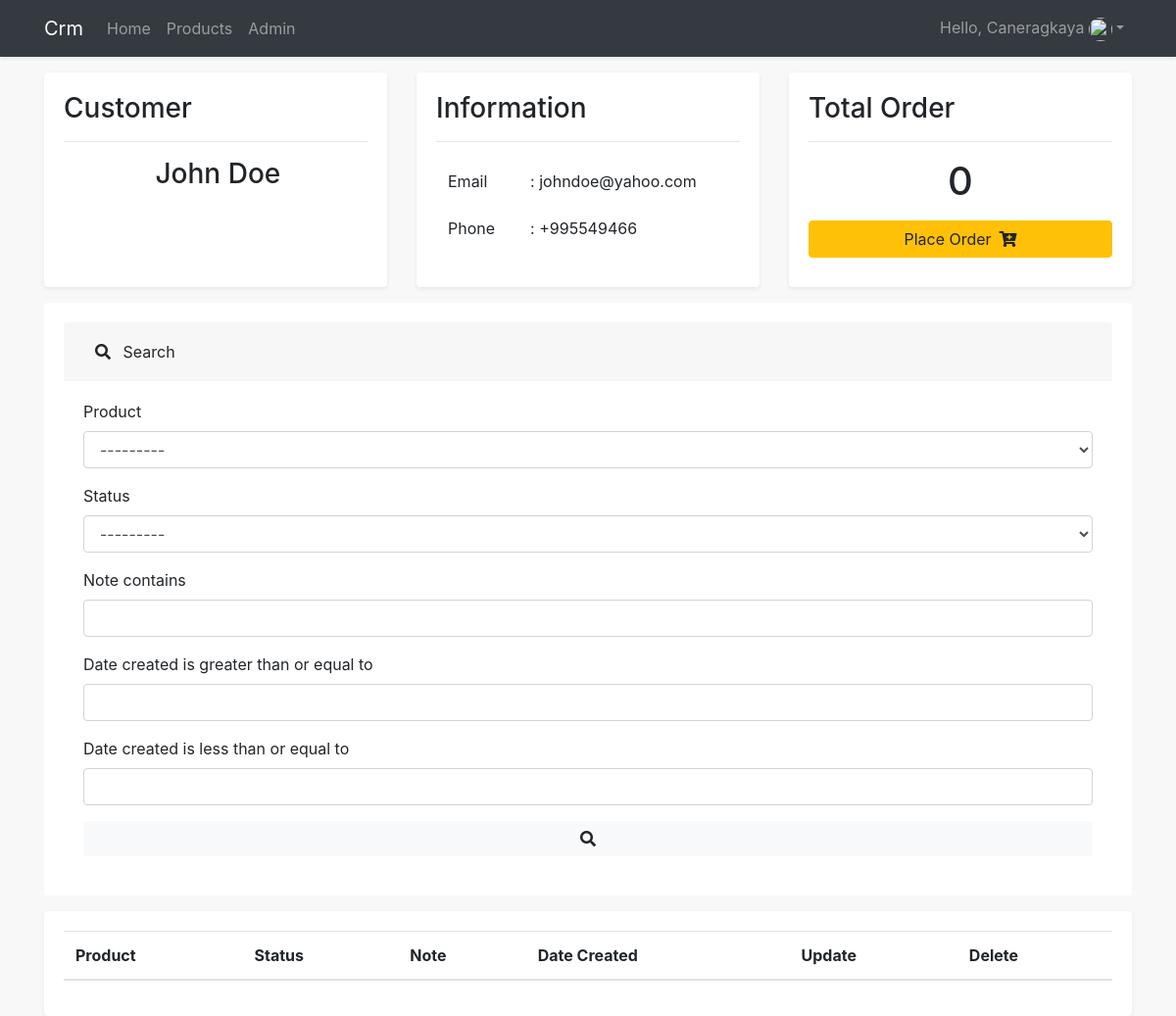
The page /customer/6/ (signed in) on the database its author committed.
### accounts/models.py (models this page shows, shortened)
class Customer(models.Model):
    user = models.OneToOneField(
        User, null=True, blank=True, on_delete=models.CASCADE)
    name = models.CharField(max_length=200, null=True)
    phone = models.CharField(max_length=200, null=True)
    email = models.CharField(max_length=200, null=True)
    date_created = models.DateTimeField(auto_now_add=True, null=True)
    profile_pic = models.ImageField(
        default="profile.png", null=True, blank=True)

### accounts/decorators.py (the view)
        def wrapper_func(request, *args, **kwargs):
            group = None
            if request.user.groups.exists():
                group = request.user.groups.all()[0].name
            if group in allowed_roles:
                return view_func(request, *args, **kwargs)
            else:
                return HttpResponse('You are not authorized to view this page')

### accounts/models.py (called while the page is built)
    def __str__(self):
        return self.name

### accounts/views.py (called while the page is built)
@login_required(login_url='login')
@allowed_users(allowed_roles=['admin'])
def customerpage(request, pk):
    customer = Customer.objects.get(id=pk)
    orders = customer.order_set.all()
    total_orders = orders.count()
    myFilter = OrderFilter(request.GET, queryset=orders)
    orders = myFilter.qs
    context = {
        'myFilter': myFilter,
        'customer': customer, 'total_orders': total_orders, 'orders': orders,
    }
    return render(request, 'accounts/customer.html', context)

### accounts/templates/accounts/customer.html (shortened to what this page needs)
{% extends 'main.html' %}
{% load crispy_forms_tags %}
{% block content %}
<div class="row">
    <div class="col-lg-4 mb-3">
        <div class="card shadow-sm border-0 h-100">
            <div class="card-body">
                <h3>Customer</h3>
                <hr>
                <div class="d-flex align-items-center">
                    <h3 class="ml-3">{{customer.name}}</h3>
                </div>
            </div>
        </div>
    </div>
    <div class="col-lg-4 mb-3">
        <div class="card shadow-sm border-0 h-100">
            <div class="card-body ">
                <h3>Information</h3>
                <hr>
                <table class="table table-borderless">
                    <tr>
                        <td>Email</td>
                        <td>: {{customer.email}}</td>
                    </tr>
                    <tr>
                        <td>Phone</td>
                        <td>: {{customer.phone}}</td>
                    </tr>
                </table>
            </div>
        </div>
    </div>
    <div class="col-lg-4 mb-3">
        <div class="card shadow-sm border-0 h-100">
            <div class="card-body">
                <h3>Total Order</h3>
                <hr>
                <h1 class="text-center">{{total_orders}}</h1>
                <a href="{% url 'create_order' customer.id %}" class="btn btn-warning btn-block mt-3">Place Order<i
                        class="fas fa-cart-plus ml-2"></i></a>
            </div>
        </div>
    </div>
</div>
<div class="row mb-3">
    <div class="col-lg-12">
        <div class="card border-0">
            <div class="card-body">
                <div class="accordion" id="accordionExample">
                    <div class="card border-0">
                        <div class="card-header border-0" id="headingOne">
                            <h2 class="mb-0">
                                <button class="btn btn-block text-left border-0" type="button" data-toggle="collapse"
                                    data-target="#collapseOne" aria-expanded="true" aria-controls="collapseOne">
                                    <i class="fas fa-search mr-2"></i> Search
                                </button>
                            </h2>
                        </div>
                        <div id="collapseOne" class="collapse show" aria-labelledby="headingOne"
                            data-parent="#accordionExample">
                            <div class="card-body ">
                                <form action="" method="get">
                                    {{myFilter.form |crispy }}
                                    <button type="submit" class="btn btn-light btn-block border-0"><i
                                            class="fas fa-search"></i></button>
                                </form>
                            </div>
                        </div>
                    </div>
                </div>
            </div>
        </div>
    </div>
</div>
<div class="row">
    <div class="col-lg-12">
        <div class="card shadow-sm border-0">
            <div class="card-body table-responsive">
                <table class="table">
                    <thead>
                        <tr>
                            <th scope="col">Product</th>
                            <th scope="col">Status</th>
                            <th scope="col">Note</th>
                            <th scope="col">Date Created</th>
                            <th scope="col">Update</th>
                            <th scope="col">Delete</th>
                        </tr>
                    </thead>
                </table>
            </div>
        </div>
    </div>
</div>
{% endblock content %}

### accounts/templates/navbar.html (shortened to what this page needs)
<nav class="navbar navbar-expand-lg navbar-dark bg-dark shadow-sm fixed-top text-capitalize">
    <div class="container">
        <a class="navbar-brand" href="{% url 'home' %}">crm</a>
        <div class="collapse navbar-collapse" id="collapsibleNavId">
            <ul class="navbar-nav mr-auto mt-2 mt-lg-0">
            {% if request.user.is_staff %}
                <li class="nav-item">
                    <a class="nav-link" href="{% url 'home' %}">Home</a>
                </li>
                <li class="nav-item">
                    <a class="nav-link" href="{% url 'products' %}">Products</a>
                </li>
                <li class="nav-item">
                    <a class="nav-link" href="/admin">Admin</a>
                </li>
            {% endif %}
            </ul>
            <ul class="navbar-nav ml-auto">
            {% if user.is_authenticated %}
                <li class="nav-item dropdown">
                    <a class="nav-link dropdown-toggle" href="#" id="dropdownId" data-toggle="dropdown"
                        aria-haspopup="true" aria-expanded="false">hello, {{user.username}} <img src="{{request.user.customer.profile_pic.url}}" alt="" class="card-img rounded-circle" style="width:24px; height:24px; object-fit:cover;"></a>
                </li>
            {% else %}
                 <li class="nav-item">
                    <a class="nav-link" href="{% url 'login' %}">Login</a>
                </li>
            {% endif %}
            </ul>
        </div>
    </div>
</nav>

### rows shown on the page
Customer: name "John Doe", email "johndoe@yahoo.com", phone "+995549466"

### other values the page prints
{{ user.username }} "Caneragkaya"
{{ total_orders }} "0"
